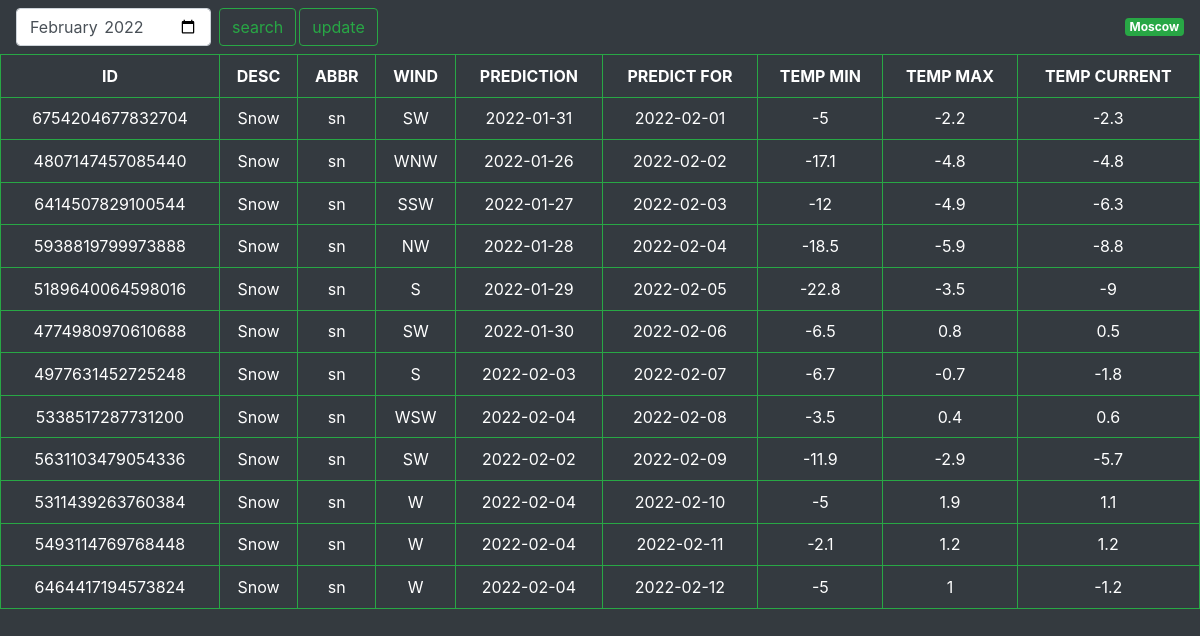
The page / on the database its author committed.
### tables this page shows
CREATE TABLE weather (
                                        id integer,
                                        weather_state_name text,
                                        weather_state_abbr text,
                                        wind_direction_compass text,
                                        created text,
                                        applicable_date text PRIMARY KEY,
                                        min_temp integer,
                                        max_temp integer,
                                        the_temp integer);

### run.py (the view, shortened to what this page needs)
@app.route("/", methods=["GET", "POST"])
def index():
    if request.method == "GET":
      date = time.strftime("%Y-%m")
      result = user_select(time.strftime("%Y-%m"))
      return render_template("index.html", data=result, cur_month=date)
    return render_template("index.html", data=result2, cur_month=userdate, showmodal=showmodal)

### db.py (called while the page is built)
def user_select(userdate):
    date=userdate
    conn = sqlite3.connect(dbfile)
    c = conn.cursor()
    result = c.execute("SELECT * FROM weather WHERE strftime('%Y-%m', applicable_date) = ? ORDER BY applicable_date ASC", (date,)).fetchall()
    conn.close()
    return(result)

### templates/index.html (shortened to what this page needs)
<!DOCTYPE html>
<html>
<link rel="stylesheet" href="https://cdn.jsdelivr.net/npm/bootstrap@4.6.1/dist/css/bootstrap.min.css">
<head>
</head>
<nav class="navbar navbar-dark bg-dark">
    <form action="{{ url_for('index') }}" method="post" class="form-inline my-2 my-lg-0">
     <input class="form-control mr-sm-2" type="month" id="start" name="update_month" value="{{cur_month}}"
       min="2016-01-01" max="2023-12-31">
      <input class="btn btn-outline-success my-2 my-sm-0" type ="submit" name="action" value="search">
      <input style="margin-left:3px" class="btn btn-outline-success my-2 my-sm-0" type ="submit" name="action" value="update">
    </form>
    <span class="badge badge-secondary badge-success">Moscow</span>
</nav>
<table class="table table-hover table-dark">
 <thead>
  <tr>
   <th>ID</th>
   <th>DESC</th>
   <th>ABBR</th>
   <th>WIND</th>
   <th>PREDICTION</th>
   <th>PREDICT FOR</th>
   <th>TEMP MIN</th>
   <th>TEMP MAX</th>
   <th>TEMP CURRENT</th>
   </tr>
   {% for row in data %}
        <tr>
        {% for d in row %}
            <td>{{ d }}</td>
        {% endfor %}
        </tr>
    {% endfor %}
</table>

### templates/index.html (style rules this page uses)
.table td, .table th { padding: 0.55rem !important; border: 1px solid #28a745 !important; }
.table-dark { vertical-align: middle !important; text-align: center !important; }

### rows shown on the page
weather: id "6754204677832704", weather_state_name "Snow", weather_state_abbr "sn", wind_direction_compass "SW", created "2022-01-31", applicable_date "2022-02-01", row "-5", max_temp "-2.2", the_temp "-2.3"
weather: id "4807147457085440", weather_state_name "Snow", weather_state_abbr "sn", wind_direction_compass "WNW", created "2022-01-26", applicable_date "2022-02-02", min_temp "-17.1", max_temp "-4.8", the_temp "-4.8"
weather: id "6414507829100544", weather_state_name "Snow", weather_state_abbr "sn", wind_direction_compass "SSW", created "2022-01-27", applicable_date "2022-02-03", min_temp "-12", max_temp "-4.9", the_temp "-6.3"
weather: id "5938819799973888", weather_state_name "Snow", weather_state_abbr "sn", wind_direction_compass "NW", created "2022-01-28", applicable_date "2022-02-04", min_temp "-18.5", max_temp "-5.9", the_temp "-8.8"
weather: id "5189640064598016", weather_state_name "Snow", weather_state_abbr "sn", row "S", created "2022-01-29", applicable_date "2022-02-05", min_temp "-22.8", max_temp "-3.5", the_temp "-9"
weather: id "4774980970610688", weather_state_name "Snow", weather_state_abbr "sn", wind_direction_compass "SW", created "2022-01-30", applicable_date "2022-02-06", min_temp "-6.5", max_temp "0.8", the_temp "0.5"
weather: id "4977631452725248", weather_state_name "Snow", weather_state_abbr "sn", row "S", created "2022-02-03", applicable_date "2022-02-07", min_temp "-6.7", max_temp "-0.7", the_temp "-1.8"
weather: id "5338517287731200", weather_state_name "Snow", weather_state_abbr "sn", wind_direction_compass "WSW", created "2022-02-04", applicable_date "2022-02-08", min_temp "-3.5", max_temp "0.4", the_temp "0.6"
weather: id "5631103479054336", weather_state_name "Snow", weather_state_abbr "sn", wind_direction_compass "SW", created "2022-02-02", applicable_date "2022-02-09", min_temp "-11.9", max_temp "-2.9", the_temp "-5.7"
weather: id "5311439263760384", weather_state_name "Snow", weather_state_abbr "sn", row "W" "-5", created "2022-02-04", applicable_date "2022-02-10", max_temp "1.9", the_temp "1.1"
weather: id "5493114769768448", weather_state_name "Snow", weather_state_abbr "sn", row "W", created "2022-02-04", applicable_date "2022-02-11", min_temp "-2.1", max_temp "1.2", the_temp "1.2"
weather: id "6464417194573824", weather_state_name "Snow", weather_state_abbr "sn", row "W" "-5" "1", created "2022-02-04", applicable_date "2022-02-12", the_temp "-1.2"
